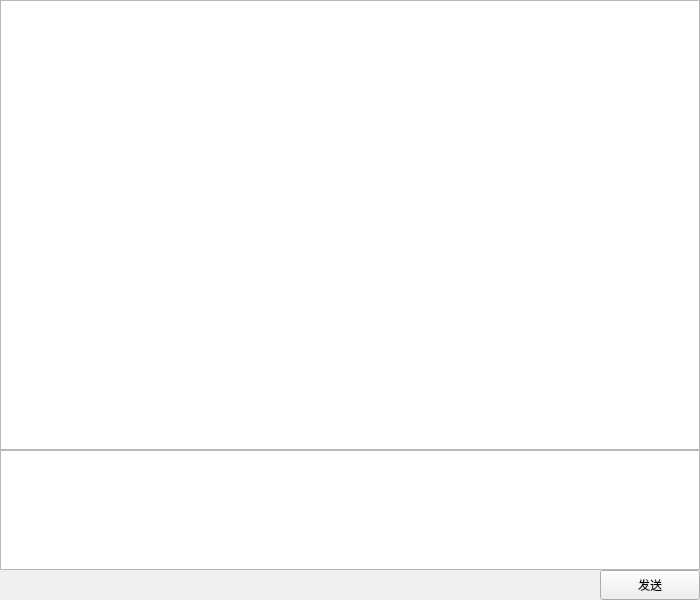
<?xml version="1.0" encoding="UTF-8"?>
<ui version="4.0">
 <class>ChatWindow</class>
 <widget class="QWidget" name="ChatWindow">
  <property name="geometry">
   <rect>
    <x>0</x>
    <y>0</y>
    <width>700</width>
    <height>600</height>
   </rect>
  </property>
  <property name="font">
   <font>
    <pointsize>11</pointsize>
   </font>
  </property>
  <property name="windowTitle">
   <string>聊天</string>
  </property>
  <layout class="QVBoxLayout" name="verticalLayout" stretch="3,1">
   <property name="spacing">
    <number>0</number>
   </property>
   <property name="leftMargin">
    <number>0</number>
   </property>
   <property name="topMargin">
    <number>0</number>
   </property>
   <property name="rightMargin">
    <number>0</number>
   </property>
   <property name="bottomMargin">
    <number>0</number>
   </property>
   <item>
    <widget class="QTextBrowser" name="messages"/>
   </item>
   <item>
    <widget class="QWidget" name="textWidget" native="true">
     <property name="font">
      <font>
       <family>DengXian</family>
      </font>
     </property>
     <widget class="QPlainTextEdit" name="textInput">
      <property name="geometry">
       <rect>
        <x>0</x>
        <y>0</y>
        <width>700</width>
        <height>120</height>
       </rect>
      </property>
      <property name="font">
       <font>
        <family>DengXian</family>
        <pointsize>11</pointsize>
       </font>
      </property>
     </widget>
     <widget class="QPushButton" name="sendButton">
      <property name="geometry">
       <rect>
        <x>600</x>
        <y>120</y>
        <width>100</width>
        <height>30</height>
       </rect>
      </property>
      <property name="font">
       <font>
        <family>DengXian</family>
        <pointsize>9</pointsize>
       </font>
      </property>
      <property name="text">
       <string>发送</string>
      </property>
     </widget>
    </widget>
   </item>
  </layout>
 </widget>
 <resources/>
 <connections/>
</ui>
